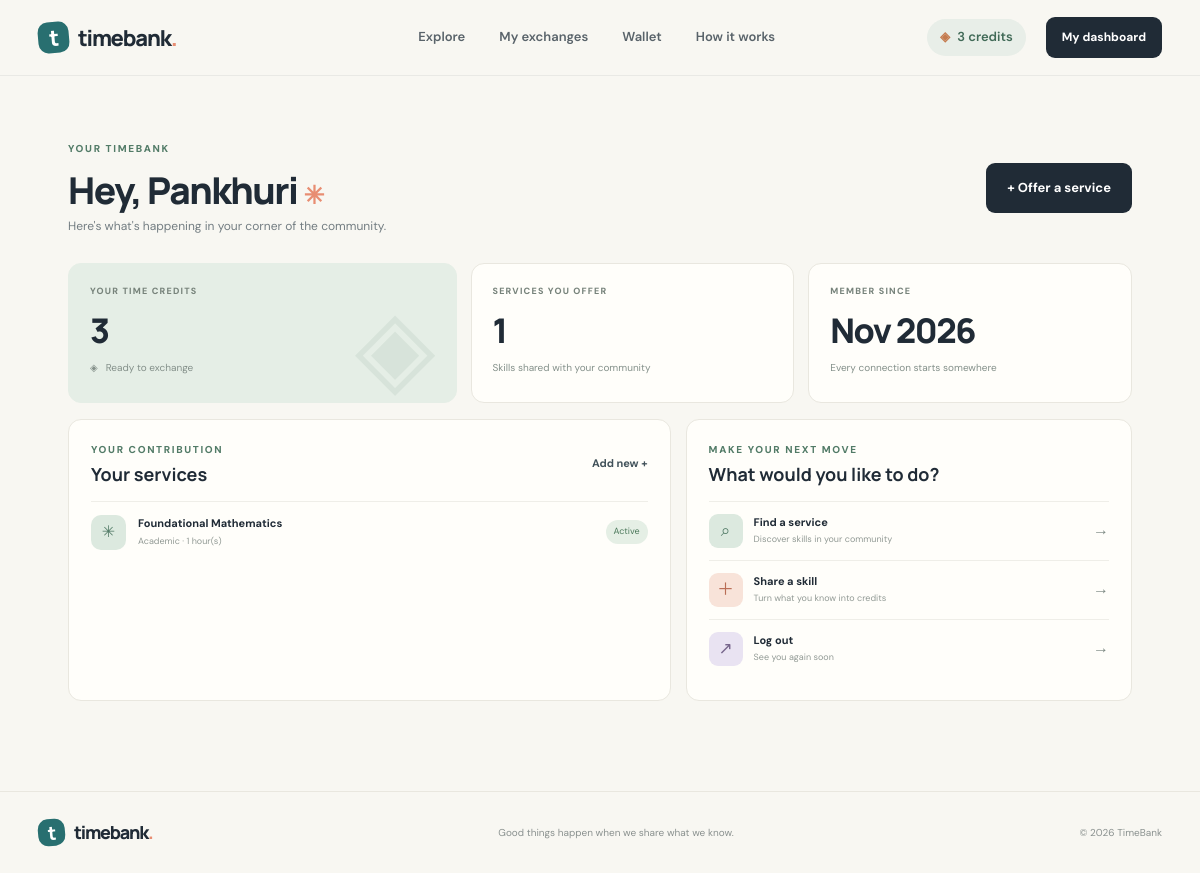
Page /dashboard (signed in) on the earlier database version.
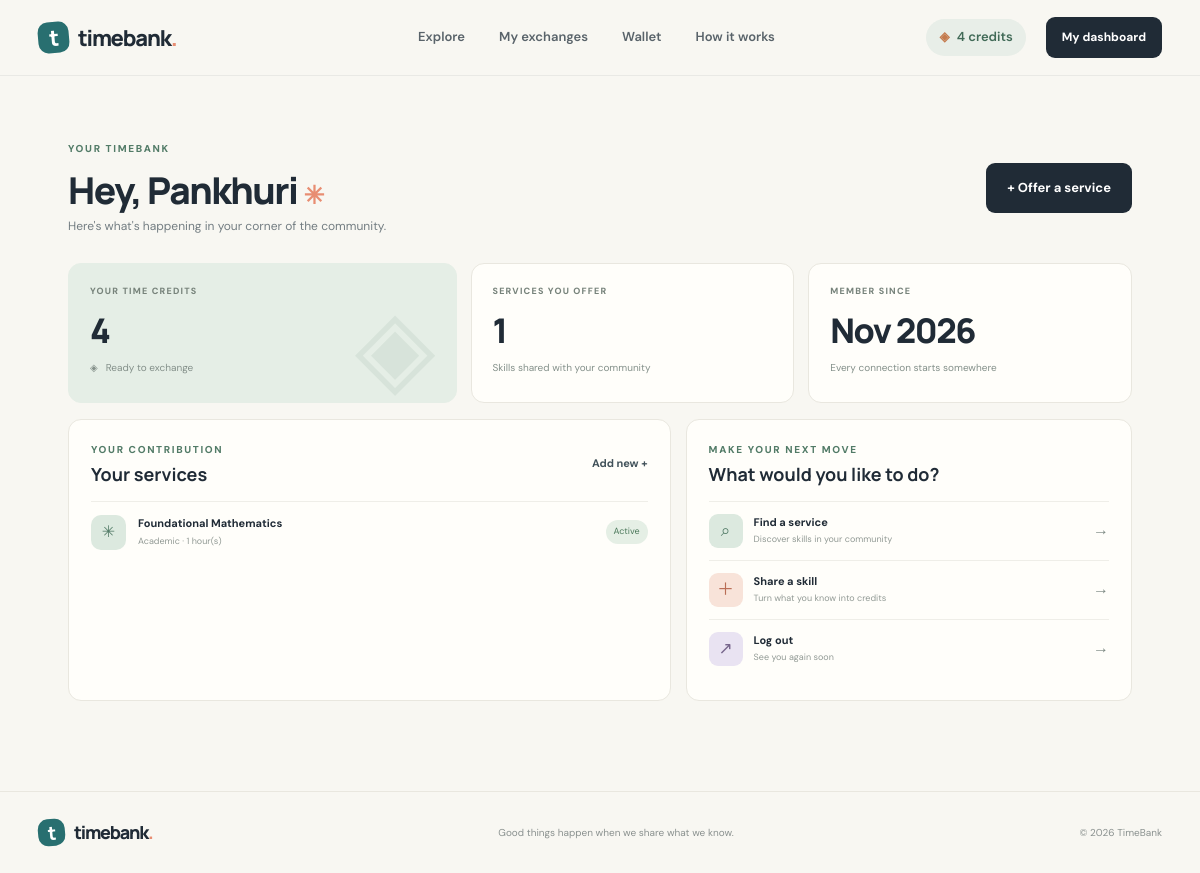
Same page on the later database version.
### models.py (models this page shows)
class User(UserMixin, db.Model):
    id = db.Column(db.Integer, primary_key=True)
    name = db.Column(db.String(80), nullable=False)
    email = db.Column(db.String(120), unique=True, nullable=False, index=True)
    password_hash = db.Column(db.String(255), nullable=False)
    location = db.Column(db.String(120))
    bio = db.Column(db.String(300))
    credits = db.Column(db.Integer, nullable=False, default=3)
    created_at = db.Column(db.DateTime, default=datetime.utcnow)
    services = db.relationship(
        "Service", backref="owner", lazy=True, cascade="all, delete-orphan"
    )

### app.py (the view)
@app.route("/dashboard")
@login_required
def dashboard():
    my_services = (
        Service.query.filter_by(owner_id=current_user.id, is_active=True)
        .order_by(Service.created_at.desc()).limit(4).all()
    )
    incoming_count = ExchangeRequest.query.filter_by(
        provider_id=current_user.id, status="pending"
    ).count()
    outgoing_count = ExchangeRequest.query.filter_by(
        requester_id=current_user.id, status="pending"
    ).count()
    return render_template(
        "dashboard.html",
        my_services=my_services,
        incoming_count=incoming_count,
        outgoing_count=outgoing_count
    )

### app.py (called while the page is built)
@login_manager.user_loader
def load_user(user_id):
    return db.session.get(User, int(user_id))

### templates/dashboard.html (shortened to what this page needs)
{% extends "base.html" %}
{% block content %}
<section class="dashboard-shell">
  <div class="dashboard-heading"><div><div class="eyebrow">YOUR TIMEBANK</div><h1>Hey, {{ current_user.name.split()[0] }} <span class="wave">✳</span></h1><p class="muted">Here's what's happening in your corner of the community.</p></div><a class="button button-dark" href="{{ url_for('offer_service') }}">+ Offer a service</a></div>
  <div class="dashboard-stats">
    <article class="dash-stat wallet-stat"><span class="stat-label">YOUR TIME CREDITS</span><strong>{{ current_user.credits }}</strong><span class="stat-foot">◈ &nbsp; Ready to exchange</span><div class="stat-decoration">◈</div></article>
    <article class="dash-stat"><span class="stat-label">SERVICES YOU OFFER</span><strong>{{ current_user.services|length }}</strong><span class="stat-foot">Skills shared with your community</span></article>
    <article class="dash-stat"><span class="stat-label">MEMBER SINCE</span><strong>{{ current_user.created_at.strftime('%b %Y') }}</strong><span class="stat-foot">Every connection starts somewhere</span></article>
  </div>
  <div class="dashboard-content-grid">
    <section class="panel"><div class="panel-heading"><div><div class="eyebrow">YOUR CONTRIBUTION</div><h2>Your services</h2></div><a class="text-link" href="{{ url_for('offer_service') }}">Add new +</a></div>
      {% if my_services %}
        <div class="my-service-list">{% for service in my_services %}<div class="my-service-row"><span class="service-mini-icon">{{ '✳' if loop.index % 2 else '↗' }}</span><div class="my-service-info"><b>{{ service.title }}</b><small>{{ service.category }} · {{ service.duration_hours }} hour(s)</small></div><span class="status-tag status-active">Active</span></div>{% endfor %}</div>
      {% else %}
        <div class="empty-state"><span class="empty-icon">✳</span><b>Your skills deserve to be shared.</b><p>List your first service and give someone a chance to learn from you.</p><a class="button button-outline button-small" href="{{ url_for('offer_service') }}">Offer your first service</a></div>
      {% endif %}
    </section>
    <section class="panel quick-panel"><div class="eyebrow">MAKE YOUR NEXT MOVE</div><h2>What would you like to do?</h2><a class="quick-link" href="{{ url_for('explore') }}"><span class="quick-icon quick-sage">⌕</span><span><b>Find a service</b><small>Discover skills in your community</small></span><i>→</i></a><a class="quick-link" href="{{ url_for('offer_service') }}"><span class="quick-icon quick-coral">＋</span><span><b>Share a skill</b><small>Turn what you know into credits</small></span><i>→</i></a><a class="quick-link" href="{{ url_for('logout') }}"><span class="quick-icon quick-lilac">↗</span><span><b>Log out</b><small>See you again soon</small></span><i>→</i></a></section>
  </div>
</section>
{% endblock %}

### templates/base.html (shortened to what this page needs)
<!DOCTYPE html>
<html lang="en">
<head>
  <link rel="stylesheet" href="{{ url_for('static', filename='css/style.css') }}">
  <link rel="stylesheet" href="{{ url_for('static', filename='css/components.css') }}">
</head>
<body>
  <header class="site-header">
    <div class="nav-wrap">
      <a class="brand" href="{{ url_for('index') }}">
        <span class="brand-mark">t</span><span>timebank<span class="brand-dot">.</span></span>
      </a>
      <nav class="main-nav">
        <a href="{{ url_for('explore') }}">Explore</a>
        {% if current_user.is_authenticated %}
          <a href="{{ url_for('exchanges') }}">My exchanges</a>
          <a href="{{ url_for('wallet') }}">Wallet</a>
        {% endif %}
        <a href="{{ url_for('index') }}#how-it-works">How it works</a>
      </nav>
      <div class="nav-actions">
        {% if current_user.is_authenticated %}
          <a class="credit-pill" href="{{ url_for('wallet') }}"><span class="coin">◈</span> {{ current_user.credits }} credits</a>
          <a class="button button-dark button-small" href="{{ url_for('dashboard') }}">My dashboard</a>
        {% else %}
          <a class="nav-login" href="{{ url_for('login') }}">Log in</a>
          <a class="button button-dark button-small" href="{{ url_for('signup') }}">Join TimeBank <span>↗</span></a>
        {% endif %}
      </div>
    </div>
  </header>
  <main>
    {% block content %}{% endblock %}
  </main>
  <footer class="site-footer">
    <div class="footer-inner">
      <a class="brand brand-footer" href="{{ url_for('index') }}"><span class="brand-mark">t</span><span>timebank<span class="brand-dot">.</span></span></a>
      <p>Good things happen when we share what we know.</p>
      <span>© 2026 TimeBank</span>
    </div>
  </footer>
</body>
</html>

Differences in the rows shown:
changed User "Pankhuri": credits "3" → "4"
